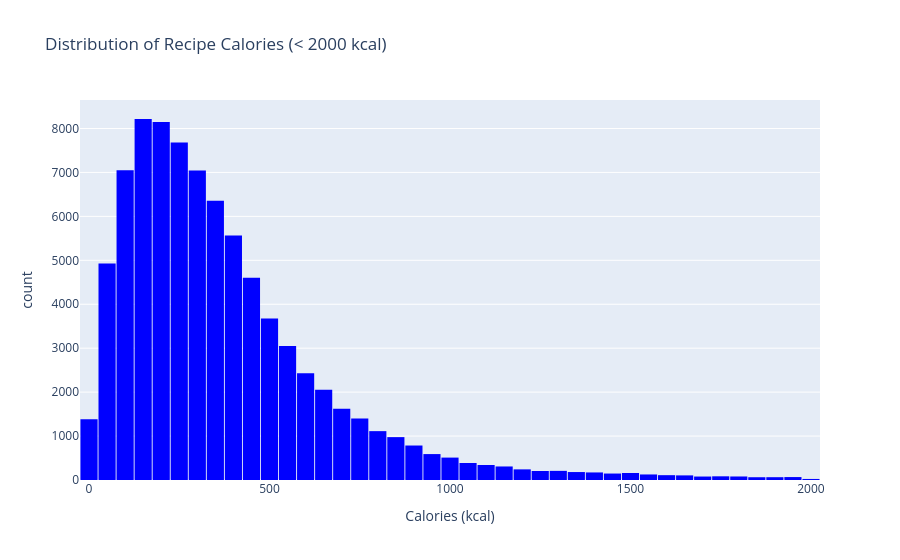

Notebook code for this chart:
### Code cell
import plotly.express as px

# Univariate: Calorie distribution (plotly version for website)
fig_cal = px.histogram(
    recipes[recipes['calories'] < 2000],
    x='calories',
    nbins=60,
    title='Distribution of Recipe Calories (< 2000 kcal)',
    labels={'calories': 'Calories (kcal)'},
    color_discrete_sequence= ['blue']
)
fig_cal.update_layout(bargap=0.05)
fig_cal.show()

# Save for website embedding
fig_cal.write_html('../assets/calories_dist.html', include_plotlyjs='cdn')

### Figure 1 — Plotly figure (JSON) as saved in the notebook; plotly's stock layout.template omitted (floating-point values rounded to 4 significant figures; data arrays with more than 128 entries replaced by an {"elided": "..."} marker saying what was removed)
{"data": [{"bingroup": "x", "hovertemplate": "Calories (kcal)=%{x}<br>count=%{y}<extra></extra>", "legendgroup": "", "marker": {"color": "blue", "pattern": {"shape": ""}}, "name": "", "nbinsx": 60, "orientation": "v", "showlegend": false, "type": "histogram", "x": {"elided": "82331 float values"}, "xaxis": "x", "yaxis": "y"}], "layout": {"bargap": 0.05, "barmode": "relative", "legend": {"tracegroupgap": 0}, "title": {"text": "Distribution of Recipe Calories (< 2000 kcal)"}, "xaxis": {"anchor": "y", "domain": [0, 1], "title": {"text": "Calories (kcal)"}}, "yaxis": {"anchor": "x", "domain": [0, 1], "title": {"text": "count"}}}}
